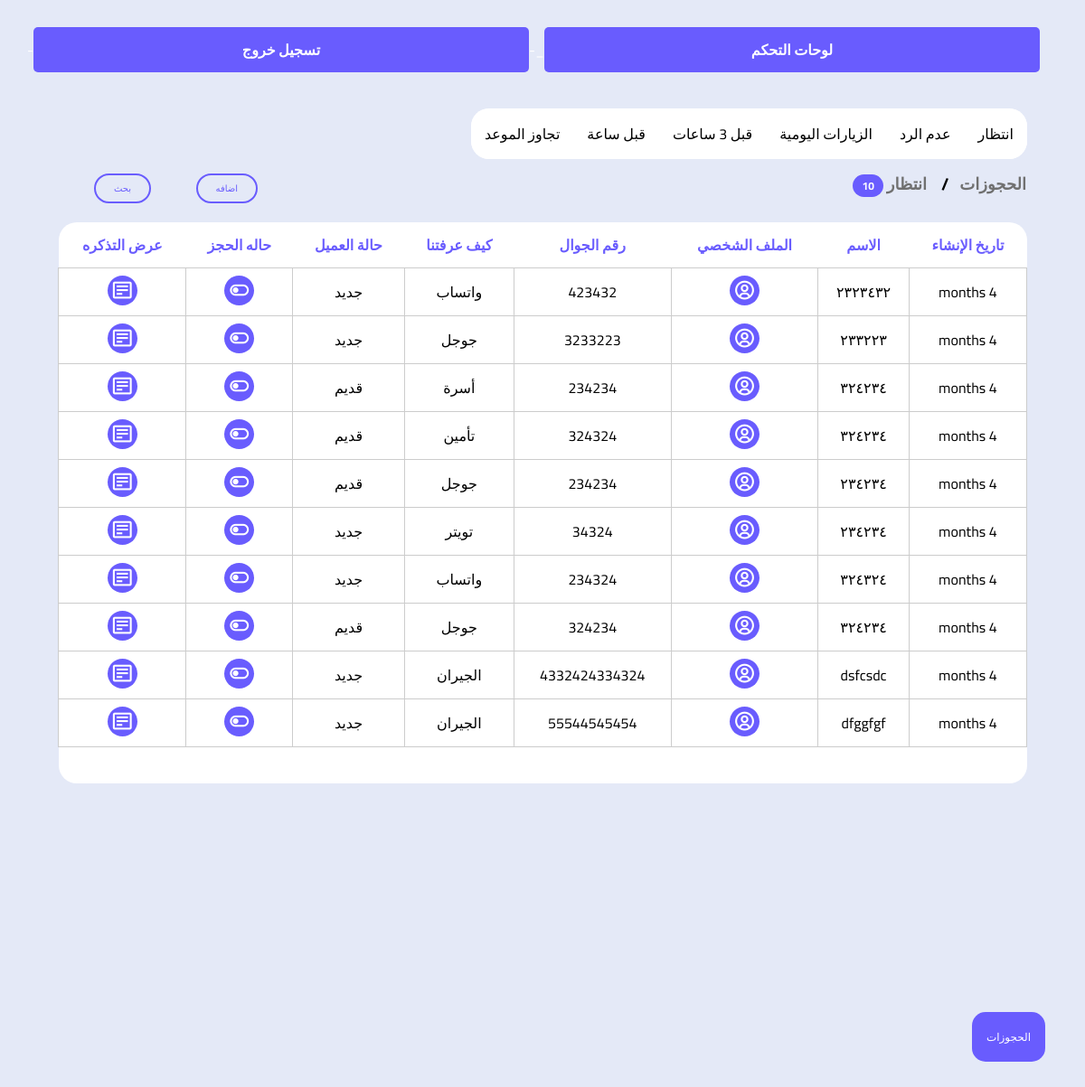
Page /Dashboard/Appointment_waiting/ (signed in) on the committed database.
### webs/models.py (models this page shows, shortened)
class Appointment(models.Model):
    Undefined = "كيف عرفتنا"
    insurance = 'تأمين'
    Friend = 'صديق '
    family = 'أسرة'
    neighbors = 'الجيران'
    Google = 'جوجل '
    Whatsapp = 'واتساب'
    snapchat = 'سناب'
    Instagram = 'انستقرام'
    Twitter = 'تويتر'
    Facebook = 'فيس بوك '
    ticktock = 'تيك توك'
    YouTube = 'يوتيوب '
    Email = 'البريد الإلكتروني'
    Site = 'موقع'
    other = 'آخر'
    CHOICES_knew = (
        (Undefined, "كيف عرفتنا"),
        (insurance, 'تأمين'),
        (Friend, 'صديق '),
        (family, 'أسرة'),
        (neighbors, 'الجيران'),
        (Google, 'جوجل '),
        (Whatsapp, 'واتساب'),
        (snapchat, 'سناب'),
        (Instagram, 'انستقرام'),
        (Twitter, 'تويتر'),
        (Facebook, 'فيس بوك '),
        (ticktock, 'تيك توك'),
        (YouTube, 'يوتيوب '),
        (Email, 'البريد الإلكتروني'),
        (Site, ' موقع الإلكتروني'),
        (other, 'آخر'),
    )
    waiting = 'انتظار'
    Inquiries="الاستفسار"
    notanswering= 'عدم الرد'
    cancel ='إلغاءحجزه'
    confirmed="حجز مؤكد"
    missed_reservation= 'حجز فائت'
    Visit =  'حضر'
    Undefined='غير محدد'
    New = 'جديد'
    Old = 'قديم'
    CHOICES_clientstatus = ((Undefined,'غير محدد'),(New,'جديد'),(Old,'قديم'))
    STATUS_CHOICES = (('waiting','انتظار'),('inquiries', 'الاستفسار'),('cancel', 'إلغاءحجزه'),('notanswering', 'عدم الرد'),('confirmed', 'حجز مؤكد'),('missed_reservation', 'حجز فائت'),   ('visit', 'حضر'),)
    created_at = models.DateTimeField(auto_now_add=True)
    ClientStatus=models.CharField( max_length=30, choices=CHOICES_clientstatus, default=Undefined ,blank=True, null=True)
    name = models.CharField(max_length=100, blank=True, null=True)
    phone = models.IntegerField(null=True)
    patient = models.ForeignKey(Patient, related_name='patient_appointments', on_delete=models.CASCADE,blank=True, null=True)
    doctor_id=models.ForeignKey(Doctors,on_delete=models.CASCADE, related_name='doctors_Appointment', blank=True, null=True)
    category_id=models.ForeignKey(Categories,on_delete=models.CASCADE, related_name='categoryـAppointment', blank=True, null=True)
    service=models.ForeignKey(Service,on_delete=models.CASCADE, related_name='Service_Appointment', blank=True, null=True)
    serviceName=models.CharField(max_length=100, blank=True, null=True)
    price = models.DecimalField(max_digits=10, decimal_places=2, blank=True, null=True)
    web = models.ForeignKey(WEB, on_delete=models.CASCADE, blank=True, null=True)
    knew_from = models.CharField(max_length=50, choices=CHOICES_knew, blank=True, null=True)
    status_appointment =models.CharField(max_length=30, choices=STATUS_CHOICES , default=waiting)
    note = models.CharField(max_length=500, blank=True, null=True)
    date = models.DateField( blank=True, null=True)
    time = models.TimeField( blank=True, null=True)

### Dashboard/views/appointment.py (the view)
@login_required
def Appointment_waiting(request):
   user = request.user
   weB = WEB.objects.filter(Employee_WEB=user).first()
   categories = Categories.objects.filter(web__Employee_WEB=user)
   services = Service.objects.filter(category_id__in=categories)
   appointments = Appointment.objects.filter(web__Employee_WEB=user, status_appointment='انتظار')
   booking_filter = BookingFilter(request.GET, queryset=appointments)
   count_waiting = appointments.count()
   if weB:
       currency_name = weB.currencyـname
   else:
       currency_name = None
   title = 'انتظار'
   context = {
    'title': title,
    'Bookingfilter': booking_filter,
    'web':weB,
     'services': services,
     'Appointment':appointments,
    'count_waiting': count_waiting,
   }
   return render(request, 'waiting.html', context)

### webs/models.py (called while the page is built)
    def __str__(self):
        return self.Name

### templates/waiting.html (shortened to what this page needs)
{% extends "base.html" %}
{% load static%}
{% load bootstrap4 %}
{% block content %}
<html dir="rtl" lang="ar">
<link rel="stylesheet" href="{%static 'css/APP.css' %}">
<link href='https://unpkg.com/boxicons@2.1.1/css/boxicons.min.css' rel='stylesheet'>
<section class="home">
<div class="dropdown">
<button onclick="dropbtnFunction()" class="dropbtn">الحجوزات</button>
</div>
 <div  class="page">
<div class="dask"  >
<div class="tab">
<a href="{% url 'Dashboard:Appointment_waiting' %} " >
<button class="tablinks" >   انتظار</button> </a>
<a href="{% url 'Dashboard:Appointment_notanswering' %} " >
<button class="tablinks"  > عدم الرد</button> </a>
<a href="{% url 'Dashboard:visitstoday' %}" >
<button class="tablinks"   >  الزيارات اليومية</button> </a>
<a href="{% url 'Dashboard:appointments_3_hours_ago' %}" >
<button class="tablinks"   >  قبل 3 ساعات </button> </a>
<a href="{% url 'Dashboard:appointments_1_hours_ago' %}" >
<button class="tablinks"   > قبل ساعة </button> </a>
<a href="{% url 'Dashboard:appointments_later' %}" >
<button class="tablinks"   >  تجاوز الموعد </button> </a>
</div>
<div style="width: 100% ;   float: right;  ;">
<div style="width:50%;  float: right; ">
<h3 style="text-align: right;">
<ul class="breadcrumb">
<li style="color: var(--text-color);">  الحجوزات </li>
<li style="color: var(--text-color);">
   {{title}}
   {% if count_waiting %}<samp class="dropdown-badge">{{count_waiting}} </samp> {% endif %}
 </li>
</ul></h3> </div>
<div style="width:50%; float: right;  ">
<div style="width:110px; float: left; padding-top: 15px;margin-left: 8px;    ">
<button class="btn info" onclick="openNav()" > بحث </button>
</div>
<div style="width:110px; float: left; padding-top: 15px;margin-left: 8px;    ">
<a href="{% url 'Dashboard:NEW_appointment'  %}?" >
<button class="btn info"  > اضافه</button></a>
</div>
</div></div> <br>
<div style="overflow-x:auto;   padding: 15px;border-radius: 10px; padding-bottom: 300px; ">
<table class="tablecard" >
 <tr style=" margin : 15px; ">
 <th style="border-radius: 0px 20px 0px 0px;color:var(--primary-color);background-color: #fff;padding: 10px;">  تاريخ الإنشاء</th>
 <th style="color:var(--primary-color);background-color: #fff;padding: 10px;"> الاسم</th>
 <th style="color:var(--primary-color);background-color: #fff;padding: 10px;">  الملف الشخصي   </th>
<th style="color:var(--primary-color);background-color: #fff;padding: 10px;"> رقم الجوال </th>
<th style="color:var(--primary-color);background-color: #fff;padding: 10px;"> كيف عرفتنا </th>
<th style="color:var(--primary-color);background-color: #fff;padding: 10px;">   حالة العميل   </th>
<th style="color:var(--primary-color);background-color: #fff;padding: 10px;"> حاله الحجز</th>
<th style="border-radius:20px  0px 0px 0px;color:var(--primary-color); background-color: #fff; padding: 10px;">عرض التذكره</th>
</tr>
{% for data in Bookingfilter.qs   %}
<tr>
<td class="tdcard">{{ data.created_at|timesince}}</td>
<td class="tdcard" > {{ data.name }}</td>
{% if data.patient %}
<td class="tdcard">
<a href="{% url 'Dashboard:Patientprofile' id=data.patient.id %}">
<i class="bx bx-user-circle toggle" id="spoticoncard"></i>
</a></td>
{% else %}
    <td class="tdcard">لا يوجد ملف </td>
{% endif %}
<td class="tdcard" > {{ data.phone }}</td>
<td class="tdcard" >{{ data.get_knew_from_display }}</td>
<td class="tdcard" > {{ data.ClientStatus }}</td>
<td class="tdcard">
<div class="dropdown">
<samp onclick="toggleDropdown('{{data.id}}')">
<i class="bx bx-toggle-left toggle" id="spoticoncard"></i>
</samp>
 </div></td>
<td class="tdcard"><samp onclick="document.getElementById('{{data.id}}').style.display='block'" >
  <i class="bx bx-detail toggle"  id="spoticoncard"  ></i></samp>
         </td> </tr>
          {% empty %}
         <h2  style ="text-align:center; padding-top:50px; color: var(--primary-color);">
        لا توجد مواعيد متاحة</h2>
          {% endfor %}
<th style="background-color: #fff;border-radius: 0px 0px  20px  0px; "></th>
<th style="padding: 20px; background-color: #fff;"></th>
<th style="padding: 20px; background-color: #fff;"></th>
<th style="padding: 20px; background-color: #fff;"></th>
<th style="padding: 20px; background-color: #fff;"></th>
<th style="padding: 20px; background-color: #fff;"></th>
<th style="padding: 20px; background-color: #fff;"></th>
<th style="background-color: #fff;border-radius:  0px 0px  0px  20px; "></th></table></div>
</div>
    </section>
{% endblock %}

### static/css/APP.css (style rules this page uses)
.page { width: 95%; margin: auto; margin-bottom: 50px; }
.tab { float: right; overflow: hidden; background: var(--sidebar-color); margin-right: 15px; border-radius: 20px; }
.tab button { background-color: #fff; float: right; border: none; outline: none; cursor: pointer; padding: 13px 15px; transition: 0.3s; font-size: 16px; }
ul.breadcrumb { float: right; padding: 10px 16px; list-style: none; width: 100%; }
ul.breadcrumb li { display: inline; font-size: 18px; }
ul.breadcrumb li+li:before { padding: 8px; color: black; content: "/\00a0"; }
.btn { border: 2px solid black; background-color: #E4E9F7; color: black; padding: 5px 20px; font-size: 16px; cursor: pointer; font-size: 10px; }
.info { border-radius: 50px; border-color: var(--primary-color); color: var(--primary-color); margin-left: 5px; }
* { box-sizing: border-box; }
ul { list-style-type: none; }
.tablecard { border-collapse: collapse; border-spacing: 0; width: 100%; float: right; border-radius: 8px; }
.tdcard { background-color: #fff; border: 1px solid #ccc; margin: 5px; text-align: center; padding: 8px; }
#spoticoncard { padding: 4px; background-color: var(--primary-color); border-radius: 50px; color: #fff; font-size:25px; }
.dask { display: block; }
li { color: var(--primary-color); width: 100%; }
.dropbtn { background-color: var(--primary-color); color: white; padding: 16px; font-size: 12px; border: none; cursor: pointer; border-radius: 15px; position: fixed; bottom:5%; margin-right: 2%; }
.dropdown { position: relative; display: inline-block; }
.dropdown-badge { background-color:var(--primary-color); padding: 1px 10px; color: #fff; border-radius: 50px; font-size:12px; }

### templates/base.html (style rules this page uses)
* { margin: 0; padding: 0; box-sizing: border-box; font-family: 'Cairo', sans-serif; }
:root { --body-color: #E4E9F7; --sidebar-color: #FFF; --primary-color: #695CFE; --primary-color-light: #F6F5FF; --toggle-color: #DDD; --text-color: #707070; --tran-03: all 0.2s ease; --tran-03: all 0.3s ease; --tran-04: all 0.3s ease; --tran-05: all 0.3s ease; }
body { min-height: 100vh; background-color: var(--body-color); transition: var(--tran-05); }
.page { width: 90%; margin: auto; margin-bottom: 50px; }
@media only screen and (min-width: 1025px) and (max-width: 1200px) { .btn { padding: 12px 24px; } }

### rows in the picture
Appointment: created_at "4 months", name "٢٣٢٣٤٣٢", phone "423432", knew_from "واتساب", ClientStatus "جديد"
Appointment: created_at "4 months", name "٢٣٣٢٢٣", phone "3233223", knew_from "جوجل", ClientStatus "جديد"
Appointment: created_at "4 months", name "٣٢٤٢٣٤", phone "234234", knew_from "أسرة", ClientStatus "قديم"
Appointment: created_at "4 months", name "٣٢٤٢٣٤", phone "324324", knew_from "تأمين", ClientStatus "قديم"
Appointment: created_at "4 months", name "٢٣٤٢٣٤", phone "234234", knew_from "جوجل", ClientStatus "قديم"
Appointment: created_at "4 months", name "٢٣٤٢٣٤", phone "34324", knew_from "تويتر", ClientStatus "جديد"
Appointment: created_at "4 months", name "٣٢٤٣٢٤", phone "234324", knew_from "واتساب", ClientStatus "جديد"
Appointment: created_at "4 months", name "٣٢٤٢٣٤", phone "324234", knew_from "جوجل", ClientStatus "قديم"
Appointment: created_at "4 months", name "dsfcsdc", phone "4332424334324", knew_from "الجيران", ClientStatus "جديد"
Appointment: created_at "4 months", name "dfggfgf", phone "55544545454", knew_from "الجيران", ClientStatus "جديد"

### other values in the picture
{{ title }} "انتظار"
{{ count_waiting }} "10"
